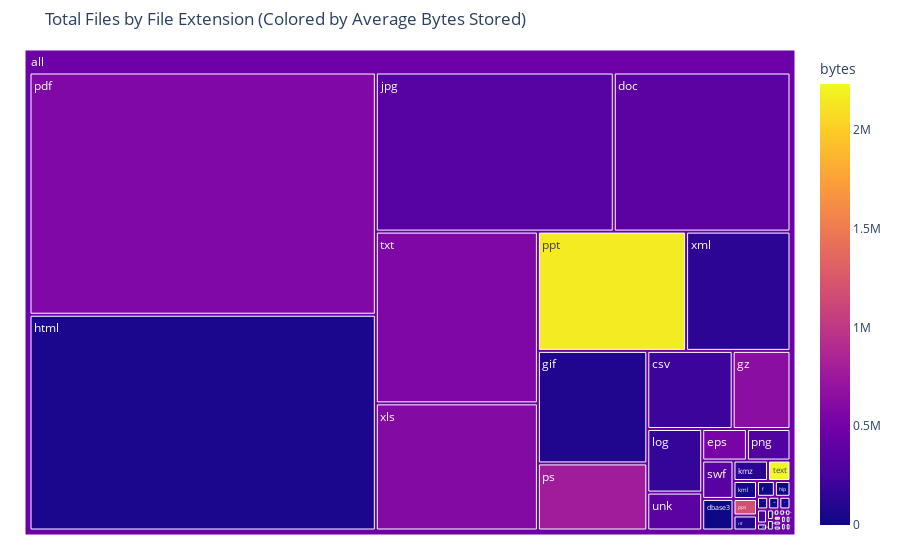

Write notebook code for a chart like this one.
### Code cell
import plotly.express as px

fig = px.treemap(df,
                 title="Total Files by File Extension (Colored by Average Bytes Stored)",
                 path=[px.Constant("all"), 'extension'], 
                 color='bytes',
                 height=500
                )
fig.update_traces(root_color="lightgrey")
fig.update_layout(margin = dict(t=50, l=25, r=25, b=25))
fig.show()

### Figure 1 — Plotly figure (JSON) as saved in the notebook; plotly's stock layout.template omitted (floating-point values rounded to 4 significant figures)
{"data": [{"branchvalues": "total", "customdata": [[206500.0], [4780.0], [370600.0], [17960.0], [49950], [529000.0], [12580.0], [48960], [25600], [83600.0], [5250], [643700.0], [2819.0], [60550.0], [22770.0], [343100.0], [32330.0], [129400.0], [174900.0], [578800.0], [320400.0], [1190000.0], [2162000.0], [1898242], [783200.0], [53], [80480.0], [107941], [13440.0], [351000.0], [1823], [36290.0], [2233000.0], [219715], [2818], [566500.0], [367100.0], [22527], [601800.0], [8493], [135800.0], [77430], [460100.0]], "domain": {"x": [0, 1], "y": [0, 1]}, "hovertemplate": "labels=%{label}<br>count=%{value}<br>parent=%{parent}<br>id=%{id}<br>bytes=%{color}<extra></extra>", "ids": ["all/csv", "all/dbase3", "all/doc", "all/docx", "all/dwf", "all/eps", "all/f", "all/fits", "all/fm", "all/gif", "all/gls", "all/gz", "all/hlp", "all/html", "all/java", "all/jpg", "all/kml", "all/kmz", "all/log", "all/pdf", "all/png", "all/pps", "all/ppt", "all/pptx", "all/ps", "all/pub", "all/rtf", "all/sgml", "all/sql", "all/swf", "all/sys", "all/tex", "all/text", "all/tmp", "all/troff", "all/txt", "all/unk", "all/wp", "all/xls", "all/xlsx", "all/xml", "all/zip", "all"], "labels": ["csv", "dbase3", "doc", "docx", "dwf", "eps", "f", "fits", "fm", "gif", "gls", "gz", "hlp", "html", "java", "jpg", "kml", "kmz", "log", "pdf", "png", "pps", "ppt", "pptx", "ps", "pub", "rtf", "sgml", "sql", "swf", "sys", "tex", "text", "tmp", "troff", "txt", "unk", "wp", "xls", "xlsx", "xml", "zip", "all"], "marker": {"coloraxis": "coloraxis", "colors": [206500.0, 4780.0, 370600.0, 17960.0, 49950, 529000.0, 12580.0, 48960, 25600, 83600.0, 5250, 643700.0, 2819.0, 60550.0, 22770.0, 343100.0, 32330.0, 129400.0, 174900.0, 578800.0, 320400.0, 1190000.0, 2162000.0, 1898242, 783200.0, 53, 80480.0, 107941, 13440.0, 351000.0, 1823, 36290.0, 2233000.0, 219715, 2818, 566500.0, 367100.0, 22527, 601800.0, 8493, 135800.0, 77430, 460100.0]}, "name": "", "parents": ["all", "all", "all", "all", "all", "all", "all", "all", "all", "all", "all", "all", "all", "all", "all", "all", "all", "all", "all", "all", "all", "all", "all", "all", "all", "all", "all", "all", "all", "all", "all", "all", "all", "all", "all", "all", "all", "all", "all", "all", "all", "all", ""], "root": {"color": "lightgrey"}, "type": "treemap", "values": [189, 28, 797, 2, 1, 40, 8, 1, 1, 349, 2, 128, 7, 2118, 4, 1073, 12, 20, 99, 2378, 39, 11, 501, 1, 208, 1, 10, 1, 4, 34, 1, 4, 13, 4, 1, 789, 59, 2, 584, 1, 353, 1, 9879]}], "layout": {"autosize": true, "coloraxis": {"colorbar": {"title": {"text": "bytes"}}, "colorscale": [[0, "#0d0887"], [0.1111, "#46039f"], [0.2222, "#7201a8"], [0.3333, "#9c179e"], [0.4444, "#bd3786"], [0.5556, "#d8576b"], [0.6667, "#ed7953"], [0.7778, "#fb9f3a"], [0.8889, "#fdca26"], [1, "#f0f921"]]}, "legend": {"tracegroupgap": 0}, "margin": {"b": 25, "l": 25, "r": 25, "t": 50}, "title": {"text": "Total Files by File Extension (Colored by Average Bytes Stored)"}}}
